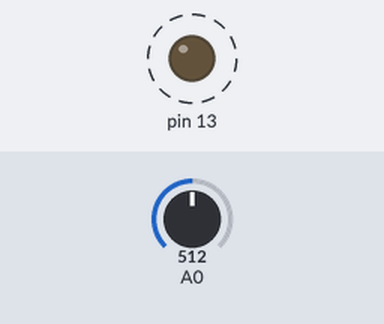
A sketch run on a simulated Arduino Uno, built with avr-gcc and run on an emulated ATmega328P. Parts: output pins drawn as LEDs (lit = HIGH). Dashed ring = blinking. The inputs (shaded band) are chosen by the test bench; at power-on: A0 = 512. What the sketch prints to the serial monitor is not drawn.

Above: at 1.8 s.
1.9 s: A0 set to 306
At 2.2 s:
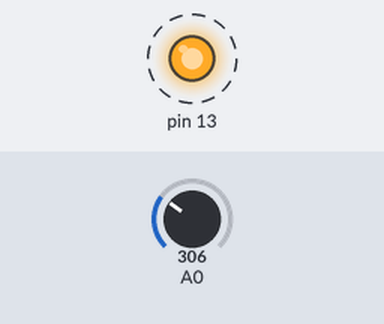
5.4 s: A0 set to 122
At 5.56 s:
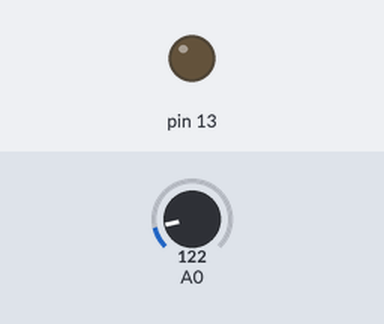
Timing chart, 0 to 14.9 s (numbered marks = the images above; inputs shaded):
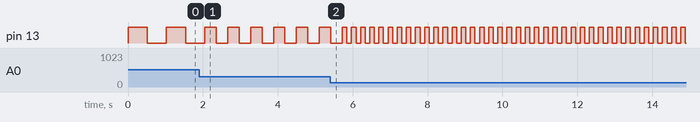

The sketch:

sketch_jun09c.ino
```cpp
int q=1000;
void setup() {
  Serial.begin(9600);
  pinMode(13, OUTPUT);
  // put your setup code here, to run once:

}

void loop() {
  int p = analogRead(A0);
  q=p;
  Serial.print(p);
  digitalWrite(13, HIGH);
  delay(q);
  digitalWrite(13, LOW);
  delay(q);// put your main code here, to run repeatedly:


}
```

Measured:
- after the input at 1.9 s, pin 13: alternates HIGH for 0.31 s and LOW for 0.31 s, starting after 0.46 s
- by itself, pin 13: alternates HIGH for 0.51 s and LOW for 0.51 s
